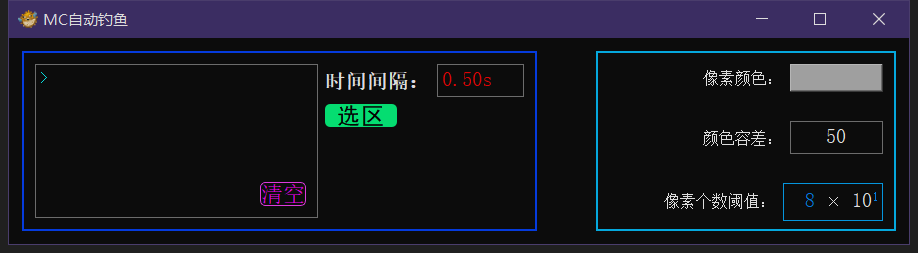
#> input picture RunningDisplay[PNG,MP4]/1.png, 918 x 253 px
$ python -i XJ_ImageProcessing.py   (imports and definitions only)
#> lines starting #> are read from the running program, lines starting #| are printed output that depends on the picture; after the words box and inside, x2 and y2 are one past the last pixel; in counts of white or black regions, pixels touching at a corner belong together


import cv2
import numpy as np
from PIL import Image


__all__=['PixelCount']

def PixelCount(pilImg,color=(224,224,224),threshold=10):#判断颜色与color相近的像素个数。threshold为阈值
#> called with color = (224, 224, 224), threshold = 10
    img=cv2.cvtColor(np.array(pilImg), cv2.COLOR_RGBA2RGB)#转一下格式
    r,g,b=cv2.split(img)
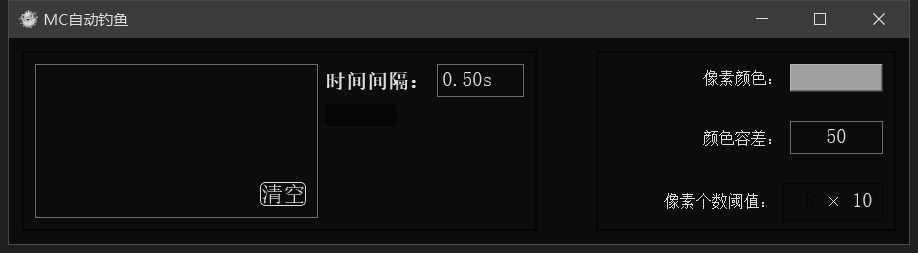
#> r: shape (253, 918); min 5, max 221, mean 24.6
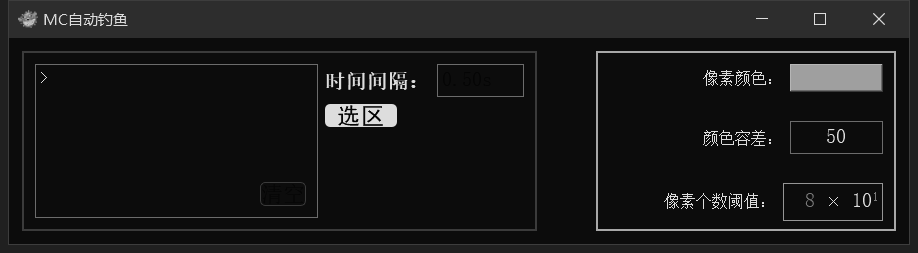
#> g: shape (253, 918); min 5, max 221, mean 25.5
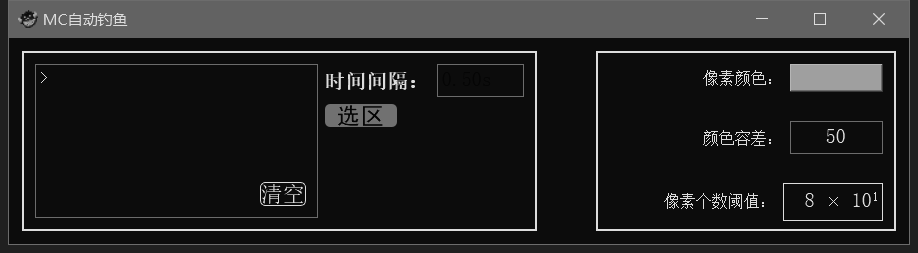
#> b: shape (253, 918); min 5, max 221, mean 35.5

    pos1=np.bitwise_and(r>=color[0]-threshold,g>=color[1]-threshold,b>=color[2]-threshold)
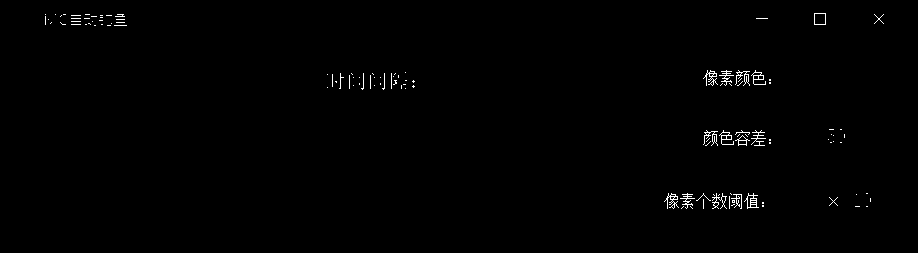
#> pos1: shape (253, 918) bool; 0.65% white in thin lines or dots, all inside (x1, y1, x2, y2) = (45, 13, 884, 209)
    pos2=np.bitwise_and(r<=color[0]+threshold,g<=color[1]+threshold,b<=color[2]+threshold)
#> pos2: shape (253, 918) bool; every value is 1
    pos=np.bitwise_and(pos1,pos2)
    return pos.sum()


# [3 lines not run here, left out]

>>> import cv2
>>> picture = cv2.cvtColor(cv2.imread('RunningDisplay[PNG,MP4]/1.png'), cv2.COLOR_BGR2RGB)
>>> result = PixelCount(picture)
#> result = 1505

$ run again, on RunningDisplay[PNG,MP4]/2.png
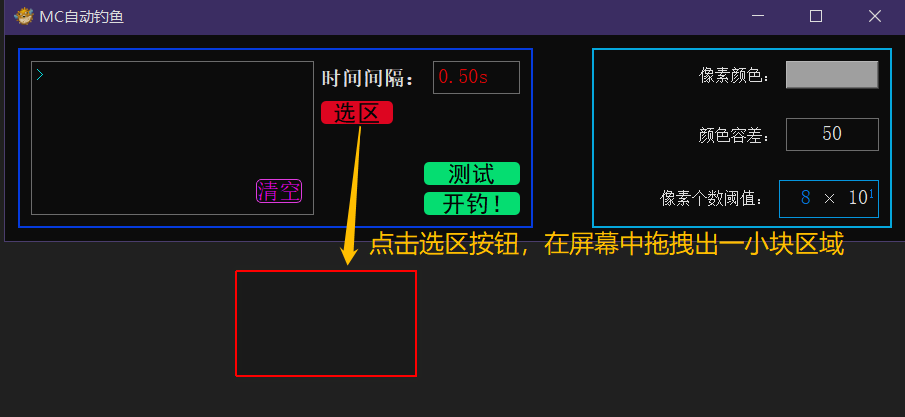
#> input picture RunningDisplay[PNG,MP4]/2.png, 905 x 417 px
#> in PixelCount, `pos1=np.bitwise_and(r>=color[0]-threshold,g>=color[1]-threshold,b>=col..`:
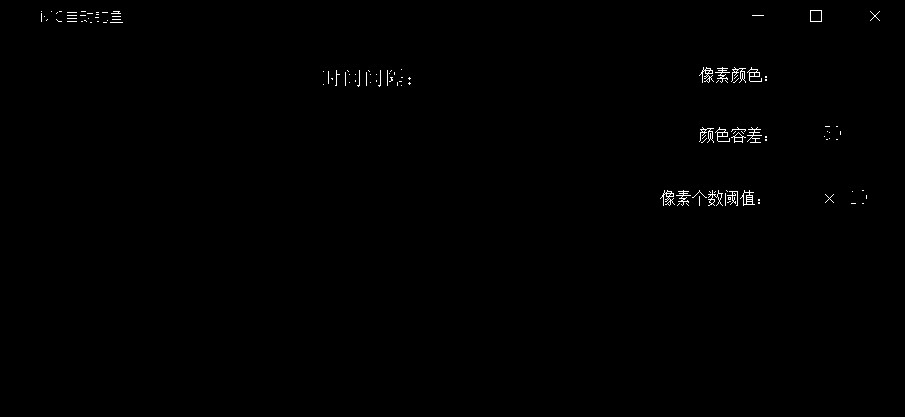
#> pos1: shape (417, 905) bool; 0.4% white in thin lines or dots, all inside (x1, y1, x2, y2) = (41, 10, 880, 206)
#> in PixelCount, `pos2=np.bitwise_and(r<=color[0]+threshold,g<=color[1]+threshold,b<=col..`:
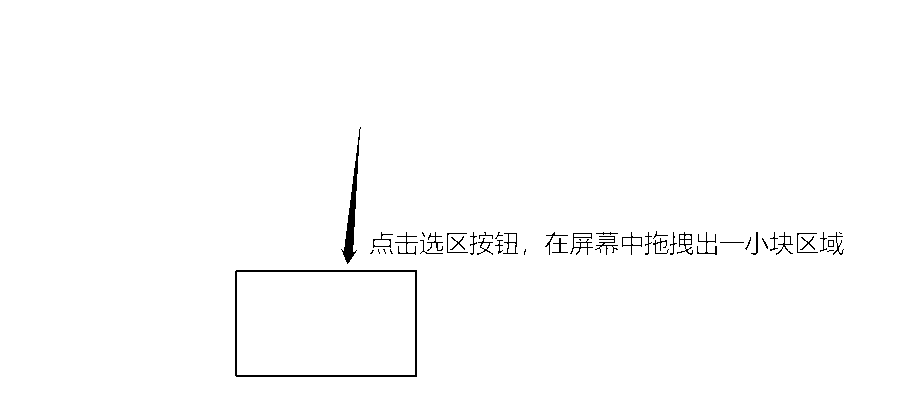
#> pos2: shape (417, 905) bool; 99% white; black in thin lines or dots, all inside (x1, y1, x2, y2) = (235, 127, 844, 377)
#> result = 1505

$ run again, on RunningDisplay[PNG,MP4]/3.png
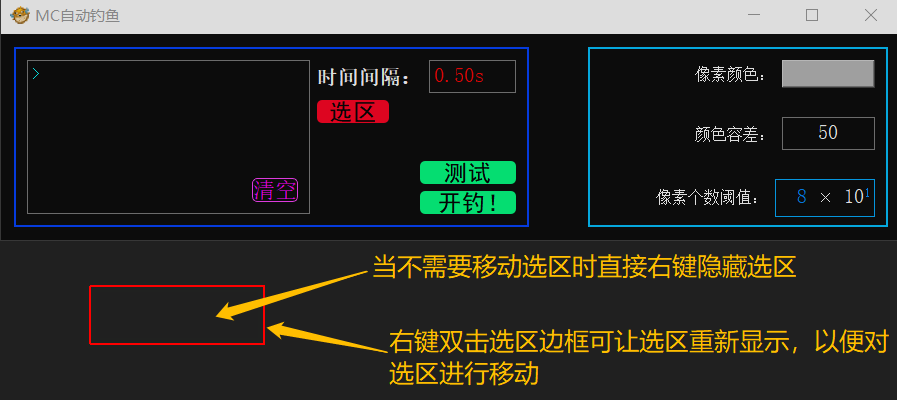
#> input picture RunningDisplay[PNG,MP4]/3.png, 897 x 400 px
#> in PixelCount, `pos1=np.bitwise_and(r>=color[0]-threshold,g>=color[1]-threshold,b>=col..`:
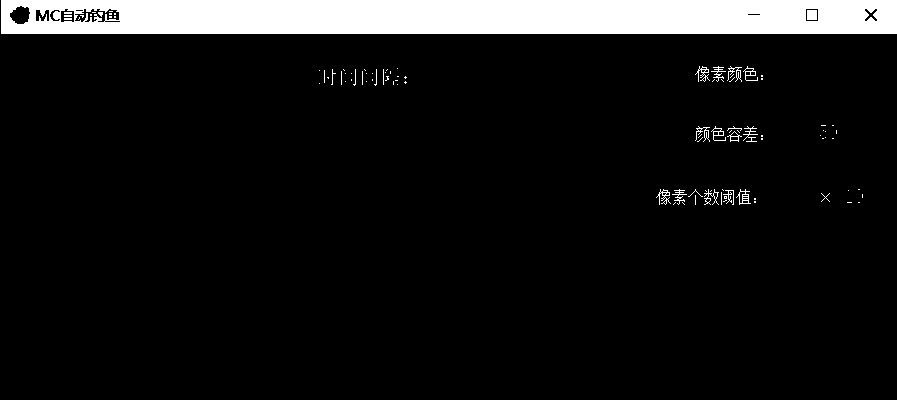
#> pos1: shape (400, 897) bool; 8.6% white; 99 white regions (82 under 20 px), largest, box (x1, y1, x2, y2) and area: (1, 0, 897, 34) 29345, (807, 10, 817, 20) 100, (736, 189, 751, 205) 82
#> in PixelCount, `pos2=np.bitwise_and(r<=color[0]+threshold,g<=color[1]+threshold,b<=col..`:
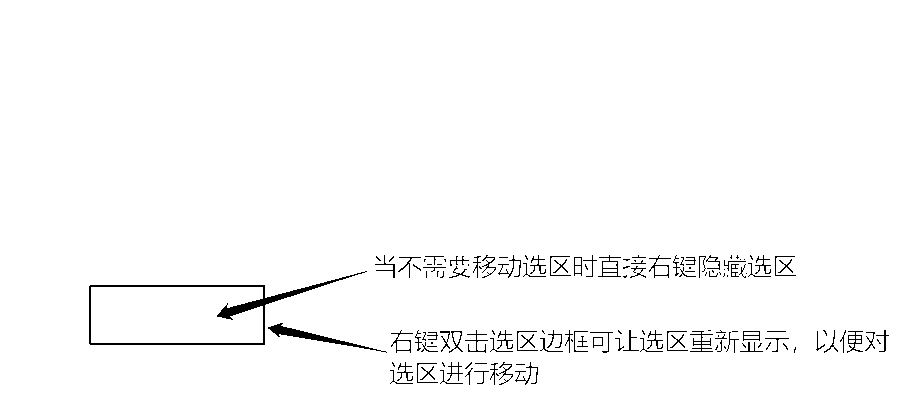
#> pos2: shape (400, 897) bool; 98% white; black in thin lines or dots, all inside (x1, y1, x2, y2) = (89, 255, 889, 385)
#> result = 30819
